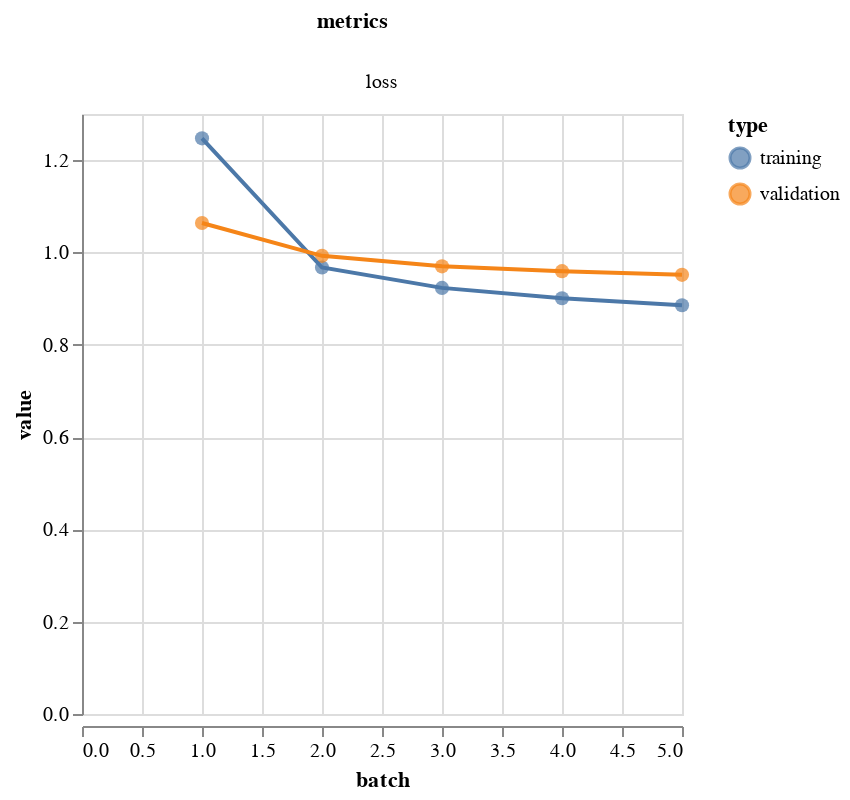

Notebook source saved alongside this figure:
### Code cell
vis.metrics(output.history)

### Figure 1 — Vega-Lite specification as saved in the notebook (floating-point values rounded to 4 significant figures)
{"$schema": "https://vega.github.io/schema/vega-lite/v3.4.0.json", "config": {"mark": {"tooltip": null}, "view": {"height": 300, "width": 400}}, "data": {"name": "data-40ffc7e3820c5634694bcfbaca5ad609"}, "datasets": {"data-40ffc7e3820c5634694bcfbaca5ad609": [{"batch": 1, "metrics": "loss", "type": "training", "value": 1.247}, {"batch": 2, "metrics": "loss", "type": "training", "value": 0.9674}, {"batch": 3, "metrics": "loss", "type": "training", "value": 0.9233}, {"batch": 4, "metrics": "loss", "type": "training", "value": 0.9009}, {"batch": 5, "metrics": "loss", "type": "training", "value": 0.8856}, {"batch": 1, "metrics": "loss", "type": "validation", "value": 1.064}, {"batch": 2, "metrics": "loss", "type": "validation", "value": 0.9927}, {"batch": 3, "metrics": "loss", "type": "validation", "value": 0.97}, {"batch": 4, "metrics": "loss", "type": "validation", "value": 0.9594}, {"batch": 5, "metrics": "loss", "type": "validation", "value": 0.9514}]}, "facet": {"column": {"field": "metrics", "type": "nominal"}}, "resolve": {"scale": {"y": "independent"}}, "spec": {"layer": [{"encoding": {"color": {"field": "type", "type": "nominal"}, "tooltip": [{"field": "batch", "type": "quantitative"}, {"field": "value", "type": "quantitative"}], "x": {"field": "batch", "type": "quantitative"}, "y": {"field": "value", "type": "quantitative"}}, "height": 300, "mark": {"size": 50, "type": "circle"}, "width": 300}, {"encoding": {"color": {"field": "type", "type": "nominal"}, "x": {"field": "batch", "type": "quantitative"}, "y": {"field": "value", "type": "quantitative"}}, "height": 300, "mark": "line", "width": 300}]}}
